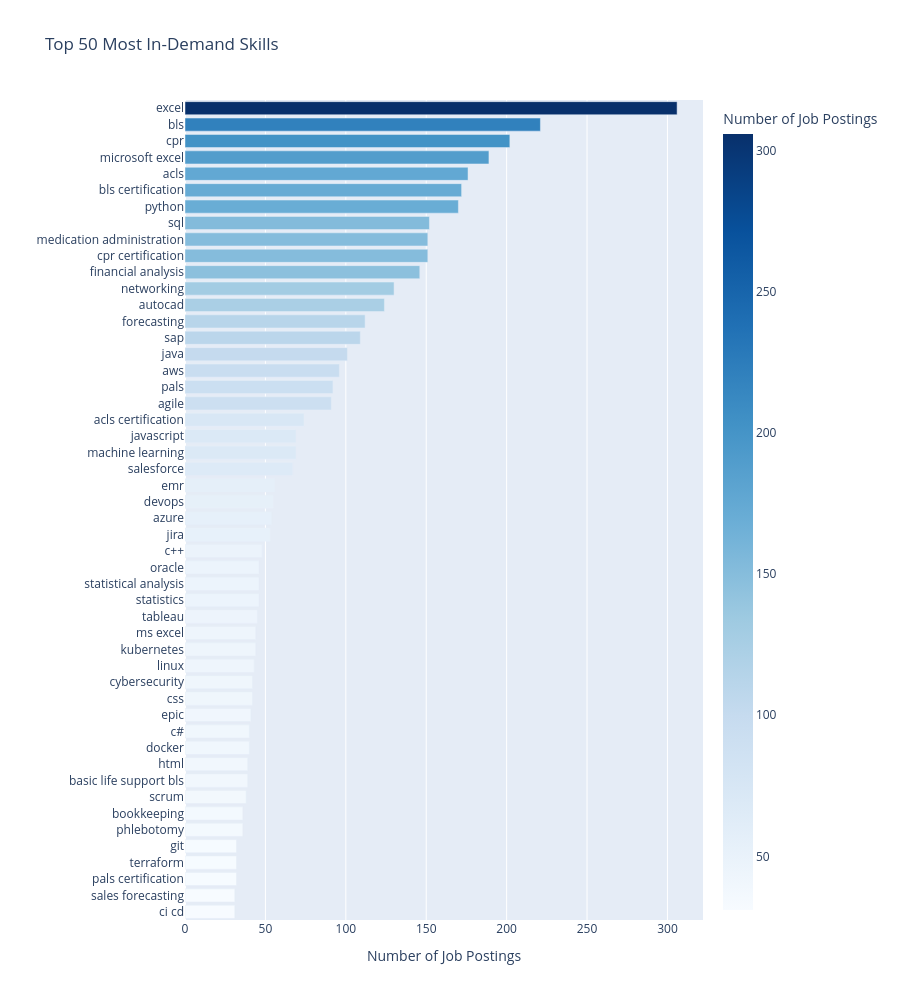

Notebook code cell kept with this figure:
### Code cell
# Visualize top skills
top_50_skills = pd.DataFrame(top_skills[:50], columns=['Skill', 'Count'])

fig = px.bar(top_50_skills, x='Count', y='Skill', 
             orientation='h',
             title='Top 50 Most In-Demand Skills',
             labels={'Count': 'Number of Job Postings', 'Skill': ''},
             color='Count',
             color_continuous_scale='Blues')
fig.update_layout(height=1000, yaxis={'categoryorder': 'total ascending'})
fig.show()

### Figure 1 — Plotly figure (JSON) as saved in the notebook; plotly's stock layout.template omitted (floating-point values rounded to 4 significant figures)
{"data": [{"hovertemplate": "Number of Job Postings=%{marker.color}<br>=%{y}<extra></extra>", "legendgroup": "", "marker": {"color": [306, 221, 202, 189, 176, 172, 170, 152, 151, 151, 146, 130, 124, 112, 109, 101, 96, 92, 91, 74, 69, 69, 67, 56, 55, 54, 53, 48, 46, 46, 46, 45, 44, 44, 43, 42, 42, 41, 40, 40, 39, 39, 38, 36, 36, 32, 32, 32, 31, 31], "coloraxis": "coloraxis", "pattern": {"shape": ""}}, "name": "", "orientation": "h", "showlegend": false, "textposition": "auto", "type": "bar", "x": [306, 221, 202, 189, 176, 172, 170, 152, 151, 151, 146, 130, 124, 112, 109, 101, 96, 92, 91, 74, 69, 69, 67, 56, 55, 54, 53, 48, 46, 46, 46, 45, 44, 44, 43, 42, 42, 41, 40, 40, 39, 39, 38, 36, 36, 32, 32, 32, 31, 31], "xaxis": "x", "y": ["excel", "bls", "cpr", "microsoft excel", "acls", "bls certification", "python", "sql", "cpr certification", "medication administration", "financial analysis", "networking", "autocad", "forecasting", "sap", "java", "aws", "pals", "agile", "acls certification", "machine learning", "javascript", "salesforce", "emr", "devops", "azure", "jira", "c++", "statistics", "statistical analysis", "oracle", "tableau", "kubernetes", "ms excel", "linux", "css", "cybersecurity", "epic", "docker", "c#", "basic life support bls", "html", "scrum", "phlebotomy", "bookkeeping", "pals certification", "terraform", "git", "ci cd", "sales forecasting"], "yaxis": "y"}], "layout": {"barmode": "relative", "coloraxis": {"colorbar": {"title": {"text": "Number of Job Postings"}}, "colorscale": [[0, "rgb(247,251,255)"], [0.125, "rgb(222,235,247)"], [0.25, "rgb(198,219,239)"], [0.375, "rgb(158,202,225)"], [0.5, "rgb(107,174,214)"], [0.625, "rgb(66,146,198)"], [0.75, "rgb(33,113,181)"], [0.875, "rgb(8,81,156)"], [1, "rgb(8,48,107)"]]}, "height": 1000, "legend": {"tracegroupgap": 0}, "title": {"text": "Top 50 Most In-Demand Skills"}, "xaxis": {"anchor": "y", "domain": [0, 1], "title": {"text": "Number of Job Postings"}}, "yaxis": {"anchor": "x", "categoryorder": "total ascending", "domain": [0, 1], "title": {"text": ""}}}}
